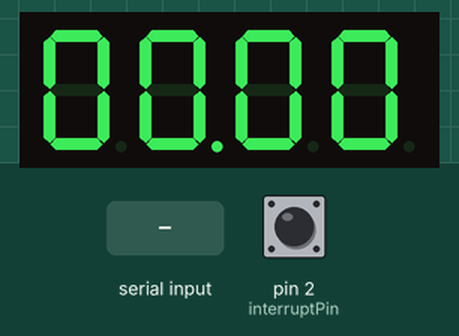
Recording of a sketch running on a simulated Arduino Uno, built with avr-gcc and run on an emulated ATmega328P. On the bench: 4-digit seven-segment display. Wiring (inferred from the names in the program): 4-digit 7-segment display, segments lit when HIGH: segments pin 7, pin 3, A3, A1, A0, pin 6, A4, A2; digit selects pin 8, pin 5, pin 4, A5. The inputs (shaded band) are chosen by the test bench; at power-on: pin 2 (interruptPin) HIGH. The segment pins are drawn as the display they are named for.

Above: at 1.2 s.
1.3 s: "5\n" received over Serial
At 2.5 s:
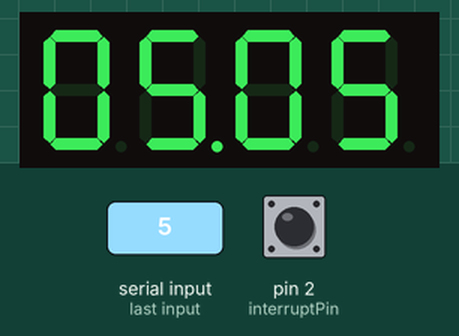
2.8 s: "1:90\n" received over Serial
At 3.7 s:
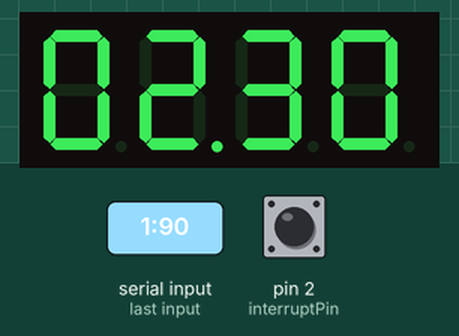
Timing chart, 0 to 5.8 s (numbered marks = the images above; inputs shaded):
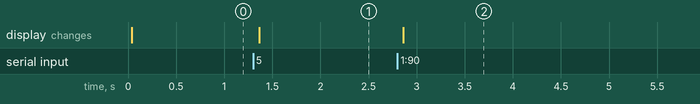

The sketch:

clock.ino
```cpp
#include <Arduino.h>
const byte segValue[10][7] = {
   {1,1,1,1,1,1,0}, //0
   {0,1,1,0,0,0,0}, //1
   {1,1,0,1,1,0,1}, //2
   {1,1,1,1,0,0,1}, //3
   {0,1,1,0,0,1,1}, //4
   {1,0,1,1,0,1,1}, //5
   {1,0,1,1,1,1,1}, //6
   {1,1,1,0,0,0,0}, //7
   {1,1,1,1,1,1,1}, //8
   {1,1,1,1,0,1,1}  //9
};

const byte segPin[8] = {7, 3, A3, A1, A0, 6, A4, A2};
const byte digitPin[4] = {8, 5, 4, A5};
const byte interruptPin = 2;
boolean state = false;
extern volatile unsigned long timer0_millis;
unsigned long readTime;
int hour, min, sec;

void setup() {
  Serial.begin(9600);

  pinMode(interruptPin, INPUT_PULLUP);
  attachInterrupt(digitalPinToInterrupt(interruptPin), switchFn, FALLING);

  for(int i=0;i<10;i++){
    pinMode(segPin[i], OUTPUT);
  }
  for(int j=0;j<4;j++){
    pinMode(digitPin[j], OUTPUT);
    digitalWrite(digitPin[j], HIGH);
  }
}

void loop() {
  if(Serial.available()){ //입력시간 읽기
    String inString = Serial.readStringUntil('\n');
    int index1 = inString.indexOf(':');
    int index2 = inString.indexOf(':',index1+1);
    int index3 = inString.length();

    hour = inString.substring(0, index1).toInt();
    min = inString.substring(index1+1,index2).toInt();
    sec = inString.substring(index2+1,index3).toInt();

    timer0_millis = ((long)hour*3600+min*60+sec)*1000;   //입력시간 초변환
  }

  if(millis()>=86400000){ //타이머 리셋
     timer0_millis=0;
  }
  readTime = millis()/1000; //현재시간 읽기
  sec = readTime%60;
  min = (readTime/60)%60;
  hour = (readTime/(60*60))%24;

  if(state==true){ //12시 or 24시 출력모드
    hour = hour%12;
  }
  segOutput(3,min%10,0); //min 1의 자리
  segOutput(2,min/10,0); //min 10의 자리
  segOutput(1,hour%10,1); //hour 1의 자리
  segOutput(0,hour/10,0); //hour 10의 자리
}

//12시 or 24시 출력 변경
void switchFn(){
  state=!state;
}

//LED 초기화
void segClear(){
  for(int i=0;i<8;i++){
    digitalWrite(segPin[i], LOW);
  }
}
//LED 출력
void segOutput(int d, int Number, int dp){
  segClear();
  digitalWrite(digitPin[d], LOW);
  for(int i=0;i<7;i++){
     digitalWrite(segPin[i], segValue[Number][i]);
  }
  digitalWrite(segPin[7], dp);
  delayMicroseconds(1000);
  digitalWrite(digitPin[d], HIGH);
}
```

Measured:
- after the input at 1.3 s, the display: changes after 0.06 s (image 1)
- after the input at 2.8 s, the display: changes after 0.06 s (image 2)
